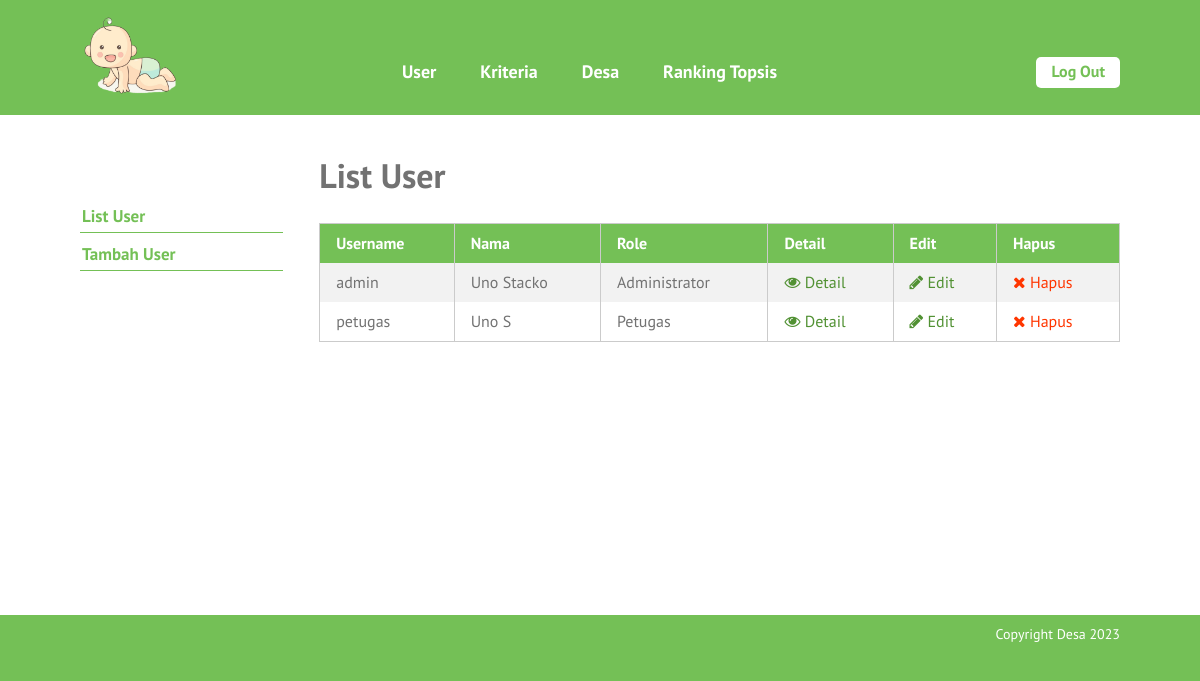
Screenshot of /list-user.php (signed in) with the database file from the repository.
### tables this page shows
CREATE TABLE `user` (
  `id_user` int(5) NOT NULL,
  `username` varchar(16) NOT NULL,
  `password` varchar(50) NOT NULL,
  `nama` varchar(70) NOT NULL,
  `email` varchar(50) DEFAULT NULL,
  `alamat` varchar(100) DEFAULT NULL,
  `role` char(1) NOT NULL
);

### list-user.php (the view, shortened to what this page needs)
<?php require_once('includes/init.php'); ?>
<?php
require_once('template-parts/header.php');
?>
	<div class="main-content-row">
	<div class="container clearfix">
		<?php include_once('template-parts/sidebar-user.php'); ?>
		<div class="main-content the-content">
			<h1>List User</h1>
			<?php
			$query = $pdo->prepare('SELECT id_user, username, nama, role FROM user');
			$query->execute();
			$query->setFetchMode(PDO::FETCH_ASSOC);
			if($query->rowCount() > 0):
			?>
			<table class="pure-table pure-table-striped">
				<thead>
					<tr>
						<th>Username</th>
						<th>Nama</th>
						<th>Role</th>
						<th>Detail</th>
						<th>Edit</th>
						<th>Hapus</th>
					</tr>
				</thead>
				<tbody>
					<?php while($hasil = $query->fetch()): ?>
						<tr>
							<td><?php echo $hasil['username']; ?></td>
							<td><?php echo $hasil['nama']; ?></td>
							<td>
							<?php
							if($hasil['role'] == 1) {
								echo 'Administrator';
							} elseif($hasil['role'] == 2) {
								echo 'Petugas';
							}
							?>
							</td>
							<td><a href="single-user.php?id=<?php echo $hasil['id_user']; ?>"><span class="fa fa-eye"></span> Detail</a></td>
							<td><a href="edit-user.php?id=<?php echo $hasil['id_user']; ?>"><span class="fa fa-pencil"></span> Edit</a></td>
							<td><a href="hapus-user.php?id=<?php echo $hasil['id_user']; ?>" class="red yaqin-hapus"><span class="fa fa-times"></span> Hapus</a></td>
						</tr>
					<?php endwhile; ?>
				</tbody>
			</table>
			<?php else: ?>
				<p>Maaf, belum ada data untuk user.</p>
			<?php endif; ?>
		</div>
	</div>
	</div>
<?php
require_once('template-parts/footer.php');

### stylesheets/style.css (style rules this page uses)
html,body,div,span,applet,object,iframe,h1,h2,h3,h4,h5,h6,p,blockquote,pre,a,abbr,acronym,address,big,cite,code,del,dfn,em,img,ins,kbd,q,s,samp,small,strike,strong,sub,sup,tt,var,b,u,i,center,dl,dt,dd,ol,ul,li,fieldset,form,label,legend,table,caption,tbody,tfoot,thead,tr,th,td,article,aside,canvas,details,embed,figure,figcaption,footer,header,hgroup,menu,nav,output,ruby,section,summary,time,mark,audio,video { margin:0;padding:0;border:0;font-size:100%;vertical-align:baseline }
body { line-height:1 }
table { border-collapse:collapse;border-spacing:0 }
*,*:before,*:after { -moz-box-sizing:border-box;-webkit-box-sizing:border-box;box-sizing:border-box }
.clearfix:before,.clearfix:after { content:" ";display:table }
.clear,.clearfix:after { clear:both }
a { color:#74c056;text-decoration:none }
.container { max-width:1100px;margin:0 auto;position:relative;padding:0 30px }
body { background:#74c056;font-family:"PT Sans",sans-serif;color:#727272;font-size:14px;line-height:1.3;font-weight:500 }
h1,h2,h3,h4,h5,h6 { font-weight:300 }
.pure-table { border-collapse:collapse;border-spacing:0;empty-cells:show;border:1px solid #cbcbcb;width:100% }
.pure-table td,.pure-table th { border-left:1px solid #cbcbcb;border-width:0 0 0 1px;font-size:inherit;margin:0;overflow:visible;padding:0.5em 1em }
.pure-table td:first-child,.pure-table th:first-child { border-left-width:0 }
.pure-table thead { background-color:#74c056;color:#fff;text-align:left;vertical-align:bottom }
.pure-table thead th { color:#fff }
.pure-table td { background-color:transparent }
.pure-table-striped tr:nth-child(2n-1) td { background-color:#f2f2f2 }
.the-content { font-size:16px;line-height:1.42857 }
.the-content a { color:#519133 }
.the-content h1,.the-content h2,.the-content h3,.the-content h4,.the-content h5,.the-content h6 { font-weight:700 }
.the-content h1 { font-size:34px;margin:0.8em 0 0.8em;padding:0;line-height:1.2 }
.the-content blockquote,.the-content table,.the-content p,.the-content ul,.the-content ol,.the-content dd,.the-content pre,.the-content iframe,.the-content .flxmap-container,.the-content hr { margin-bottom:1em }
.the-content table { margin-bottom:50px }
.the-content>h1:first-child,.the-content>h3:first-child,.the-content>h2:first-child { margin-top:0 }
.fa { display:inline-block;font:normal normal normal 14px/1 FontAwesome;font-size:inherit;text-rendering:auto;-webkit-font-smoothing:antialiased;-moz-osx-font-smoothing:grayscale }
.fa-remove:before,.fa-close:before,.fa-times:before { content:"\f00d" }
.fa-pencil:before { content:"\f040" }
.fa-eye:before { content:"\f06e" }
button,a { -webkit-transition:all .2s ease;-moz-transition:all .2s ease;-o-transition:all .2s ease;transition:all 0.2s ease }
span.red,a.red,.the-content span.red,.the-content a.red { color:#ff3600 }
.main-content { float:right;width:77%;padding:40px 0 }

### rows the page displays
user: username "admin", nama "Uno Stacko", role "Administrator"
user: username "petugas", nama "Uno S", role "Petugas"
